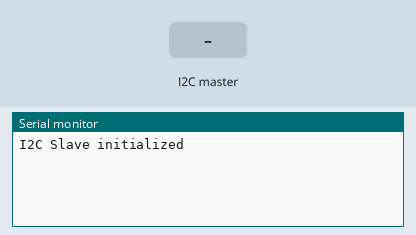
This sketch was run on a simulated Arduino Uno, built with avr-gcc and run on an emulated ATmega328P. Parts: the last lines printed to the serial monitor. The test bench sets the inputs (shaded band).

Above: at 1.2 s.
1.3 s: the I2C master sends the byte 1
At 2.5 s:
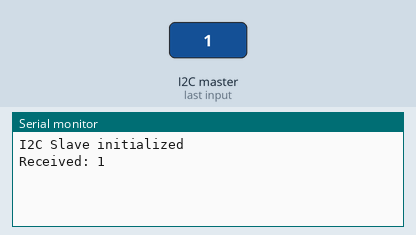
2.8 s: the I2C master sends the byte 0
At 3.9 s:
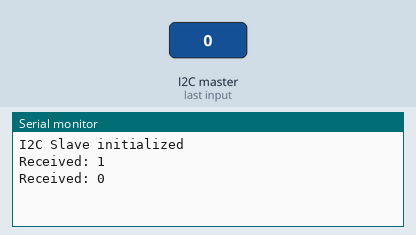

The sketch:

I2C_slave.ino
```cpp
#include <Wire.h>

#define SLAVE_ADDRESS 0x08 // I2C address of this slave

void setup() {
  Wire.begin(SLAVE_ADDRESS); // Initialize I2C as slave
  Wire.onReceive(receiveEvent); // Register receive event handler
  Serial.begin(115200);
  Serial.println("I2C Slave initialized");
}

void loop() {
  // Nothing to do here, everything is handled in the receiveEvent function
}

void receiveEvent(int numBytes) {
  while (Wire.available()) {
    int receivedValue = Wire.read(); // Read the received value
    Serial.print("Received: ");
    Serial.println(receivedValue);
  }
}
```

Measured:
- after the input at 1.3 s, the serial monitor: prints a new line at once (image 1)
- after the input at 2.8 s, the serial monitor: prints a new line at once (image 2)
